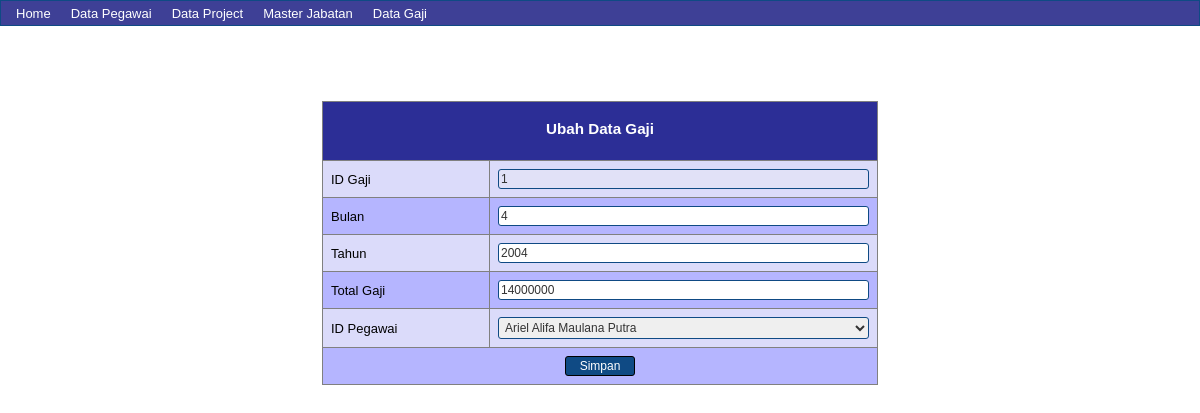
/gaji/gaji-ubah.php?id=1, run on the app's committed database.
### tables this page shows
CREATE TABLE `gaji` (
  `id_gaji` int(10) NOT NULL,
  `id` int(10) NOT NULL,
  `bulan` int(2) NOT NULL,
  `tahun` int(6) NOT NULL,
  `total_gaji` int(20) NOT NULL
);

CREATE TABLE `pegawai` (
  `id` int(10) NOT NULL,
  `nama` varchar(50) DEFAULT NULL,
  `idjab` int(2) DEFAULT NULL,
  `lahir` date NOT NULL,
  `alamat` varchar(100) DEFAULT NULL
);

### gaji/gaji-ubah.php (the view, shortened to what this page needs)
<?php include "../lib/top-page.php"; ?>
<?php
$sql = mysqli_query($connect, "SELECT * FROM gaji, pegawai WHERE
gaji.id = pegawai.id  AND id_gaji='$_GET[id]'");
$data = mysqli_fetch_array($sql);
?>
<form action="" method="POST">
<table border="1" cellpadding="8" class="ubah">
    <th colspan="2"><h3> Ubah Data Gaji </h3></th>
    <tr>
        <td width="150"> ID Gaji</td>
        <td> <input type="text" name="id_gaji" size="50" value="<?php echo $data['id_gaji'];?>" disabled> </td>
    </tr>
    <tr>
        <td> Bulan </td>
        <td> <input type="text" name="bulan" value="<?php echo $data['bulan'];?>"> </td>
    </tr>
    <tr>
        <td> Tahun </td>
        <td> <input type="text" name="tahun" value="<?php echo $data['tahun'];?>"> </td>
    </tr>
    <tr>
        <td width="150"> Total Gaji</td>
        <td> <input type="text" name="total_gaji" size="50" value="<?php echo $data['total_gaji'];?>"> </td>
    </tr>
    <tr>
        <td> ID Pegawai</td>
        <td> <select name="id" required>
        <option value="<?php echo $data['id'];?>"> <?php echo $data['nama'];?></option>
        </select>
        </td>
    </tr>
    <tr class="btn-submit">
        <td colspan="2"> <input type="submit" value="Simpan" name="save"> </td>
    </tr>
</table>
</form>

### css/style.css (style rules this page uses)
th { background-color: rgba(2, 4, 117, 0.76); color: white; font-weight: bold; height: 25px; text-align: center; }
table { font: 13px Arial; border-collapse: collapse; border-color: gray; }
table.ubah, table.tambah { margin-top: 75px; }
table tr:nth-child(even) { background-color: rgb(219, 219, 250); }
table tr:nth-child(odd) { background-color: rgb(181, 181, 255); }
table tr.btn-submit td { text-align: center; }
table tr.btn-submit td input { background-color: #0f4a84; color: white; border: 1px solid black; width: 70px; }
h3 { margin-top: 10px; }
input, textarea, select { border-top-width: 1px; border-left-width: 1px; border-bottom-width: 1px; border-right-width: 1px; border-color: #d0d4d9; border-radius: 3px; border: 1px solid #0f4a84; font: 12px arial; padding: 2px; color: #333333; width: 100%; }

### data on the page
gaji: id_gaji "1", bulan "4", tahun "2004", total_gaji "14000000", id "Ariel Alifa Maulana Putra"
